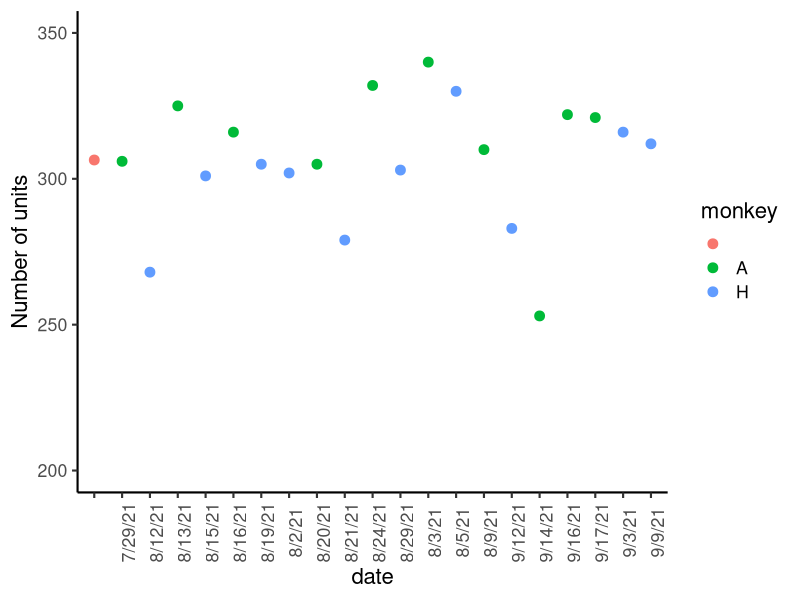
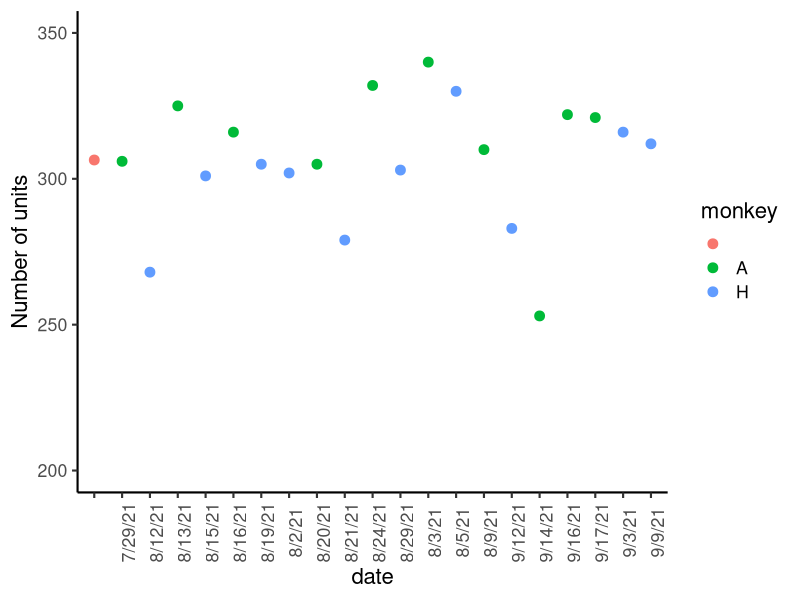

These figures' R source, in order:
setwd('~/Dropbox (Penn)/Datalogger/Results/')
data=read.csv('Session_log_num_units.csv')
data$monkey=as.factor(data$monkey)


library(ggplot2)

setwd(paste('~/Dropbox (Penn)/Datalogger/Results/', sessions[s],"/",sep=""))
ggplot(data = data, aes(x=date, y=num.units, color = monkey))+
  geom_point(size = 3)+ theme_classic(base_size=16)+
  theme(axis.text.x = element_text(angle = 90))+
  ylim(200, 350)+ylab('Number of units')
ggsave('Number of units for all sessions.png')